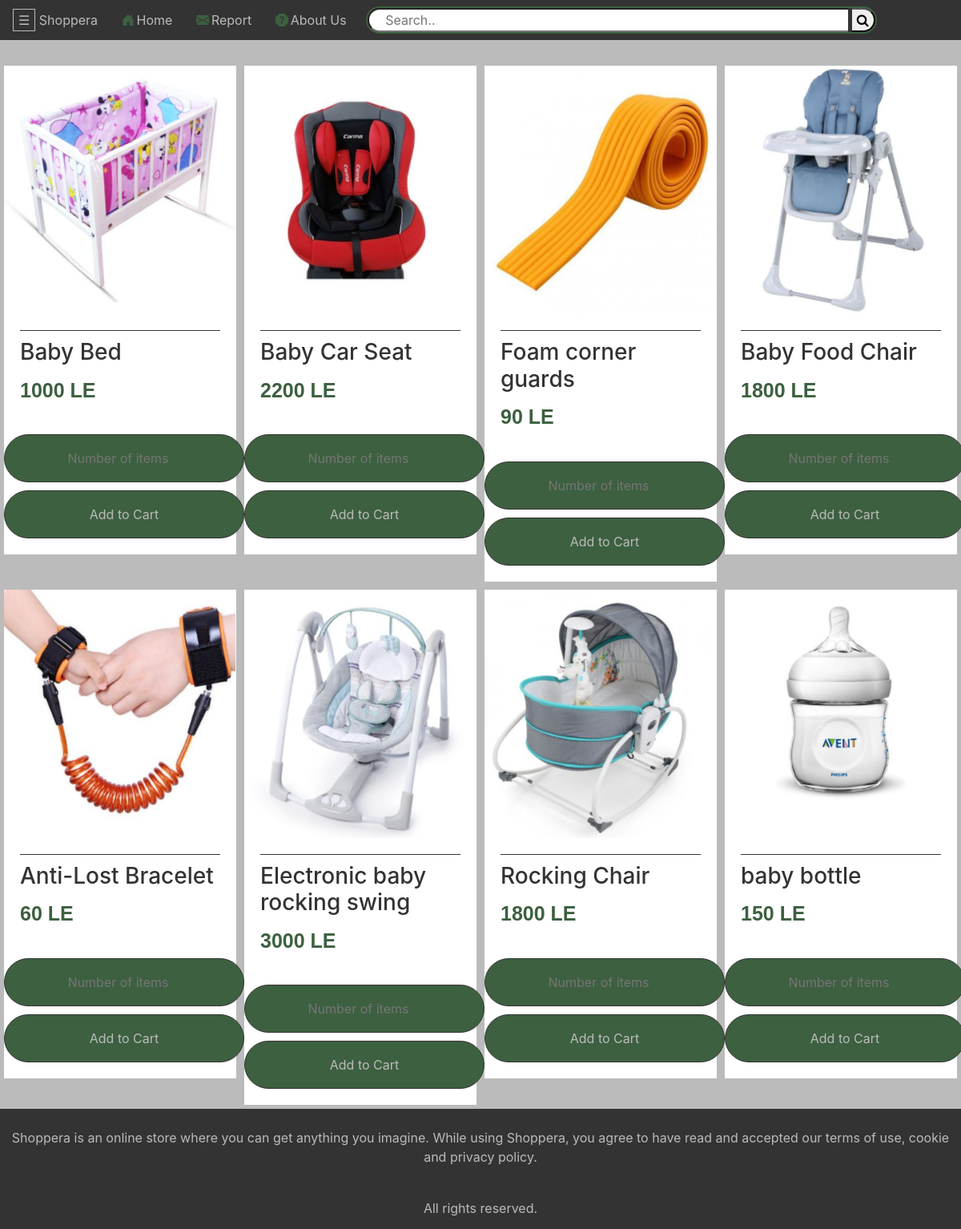
The page /Baby_care.php on the database its author committed.
### tables this page shows
CREATE TABLE `products` (
  `id` int(11) NOT NULL,
  `seller_id` int(11) DEFAULT NULL,
  `name` char(225) NOT NULL,
  `description` text NOT NULL,
  `keywords` text NOT NULL,
  `category` varchar(225) NOT NULL,
  `count` int(11) NOT NULL,
  `price` int(11) NOT NULL,
  `image` mediumblob NOT NULL,
  `checked` int(11) NOT NULL DEFAULT '0'
);

### includes/class-autoload.inc.php (called while the page is built, shortened)
<?php
function myAutoLoader($className){
  $url = $_SERVER['HTTP_HOST'] . $_SERVER['REQUEST_URI'];
  if(strpos($url, 'includes') !== false){
    $path = '../classes/';
  }else{
    $path = 'classes/';
  }
  $extension = '.php';
}

### classes/db.php (called while the page is built, shortened)
<?php
class db{
  private $host = "localhost";
  private $user = "proj";
  private $pwd = "zap";
  private $dbName = "eCommerce";
  public function connect(){
    $dsn = 'mysql:host=' . $this->host . ';dbname=' . $this->dbName;
    $pdo = new PDO($dsn, $this->user, $this->pwd);
    $pdo->setAttribute(PDO::ATTR_ERRMODE, PDO::ERRMODE_EXCEPTION);
    $pdo->setAttribute(PDO::ATTR_DEFAULT_FETCH_MODE, PDO::FETCH_ASSOC);
    return $pdo;
  }
}

### classes/Controller.php (called while the page is built, shortened)
<?php
class Controller{
public static function category($theValue){
	$mPDO=new db();
   $q='SELECT * FROM `products` WHERE ' . 'category' . ' LIKE  ' . "'$theValue'";
   $prepare=$mPDO->connect()->prepare($q);
	 return $prepare;
}
}

### classes/product.php (called while the page is built, shortened)
<?php
class Product {
private $name;
private $id;
private $price;
private $img;
private $count;
public function __construct($id = null,$name = null,$category = null,$price = null,$count = null,
$img = null,$keywords = null,$description = null){
  if($id != null || $name != null || $category != null || $price != null || $count != null ||
  $img != null || $keywords != null || $description != null)
  {
    $this->id = $id;
    $this->name=$name;
    $this->price=$price;
    $this->count=$count;
    $this->img=$img;
  }
}
public function getName(){
  return $this->name;
}
public function getPrice(){
  return $this->price;
}
public function getImage(){
  return $this->img;
}
public function getCount(){
  return $this->count;
}
public function getID(){
  return $this->id;
}
}

### classes/session.php (called while the page is built, shortened)
<?php
class Session{
  public static function get($key)
      {
            if (isset($_SESSION[$key])) {
                return $_SESSION[$key];
            } else {
                return false;
            }
        }
}
 ?>

### includes/prodFun.php (the view, shortened to what this page needs)
<?php
include_once ("class-autoload.inc.php");
 function displayProduct($product){
  echo '<div class = "col-md-3">
         <div class="card">
         <a href="details.php?id='.$product->getID().'">
         <img src="images/'.$product->getImage().'" class="card-img-top" alt="product"/>
         </a>
         <div class="card-body">
         <h3 class="card-title">' .$product->getName().'</h3>
         <p class="item-price"> '.$product->getPrice().' LE</p>';
         echo '</div>';
}
function displayCartButton($product){
  if(Session::get('customer_id') != false){
  echo ' <div class="add-btn" id = "card_form">
         <form method = "post" action ="includes/cartFun.php?action=add&id='.$product->getID().'"/>
          <input class="card-btn2" placeholder="Number of items" type="number" id="quantity" name="qty" min="1" max =
          '.$product->getCount().'>
         <input type ="hidden" name = "item_number" value ='.$product->getID().'/>
         <input type ="hidden" name = "price" value ='.$product->getPrice().'/>
         <input type ="hidden" name = "name" value ='.$product->getName().'/>
           <input type ="hidden" name = "image" value ='.base64_encode($product->getImage()).'/>
           <button type = "submit" name="add_to_cart" class="card-btn">Add to Cart</button>
         </form>
         </div>
         </div></div>';
}else {
  echo ' <div class="add-btn" id = "card_form">
         <form method = "post" action ="Login.php"/>
          <input class="card-btn2" placeholder="Number of items" type="number" id="quantity" name="qty" min="1" max =
          '.$product->getCount().'>
         <input type ="hidden" name = "item_number" value ='.$product->getID().'/>
         <input type ="hidden" name = "price" value ='.$product->getPrice().'/>
         <input type ="hidden" name = "name" value ='.$product->getName().'/>
           <input type ="hidden" name = "image" value ='.base64_encode($product->getImage()).'/>
           <button type = "submit" name="add_to_cart" class="card-btn">Add to Cart</button>
         </form>
         </div>
         </div></div>';
}
}
function displayProductsByCategory($theValue){
 $prepare = Controller::category($theValue);
  $prepare->execute();
  while($r=$prepare->fetch(PDO::FETCH_ASSOC)){
    $product=new Product($r['id'],$r['name'],$r['category'],
   $r['price'],$r['count'],$r['image'],$r['keywords'],$r['description']);
   if($r['count'] != 0){
   displayProduct($product);
   displayCartButton($product);}
   }
return true;
  }

### css/main.css (style rules this page uses)
body { background-color: #BBB; width: 100%; overflow-x: hidden; }
.col-md-3 { border:none; padding: 0; border-radius: 0; }
.card { border:none; border-radius: 0; margin: 5px; background-color: white; color: #333; padding-bottom: 20px; }
.card-title { text-align: left; padding-top: 10px; border-top: 1px solid #333; border-width: 80%; }
.item-price { color:rgb(61,96,64); font-family: "Lucida Handwriting", Arial; font-weight: bold; font-size: 25px; text-align: left; }
.add-btn { text-align: center; }
.card-btn,.card-btn2 { background-color: rgb(61,96,64); outline: none !important; text-align: center; display: block; margin: auto; color: #BBB; width:300px; height: 60px; border: 1px solid #333; border-radius: 50px; }
.card-btn2 { margin-bottom: 10px; }
.card a { color:#BBB; }
.card img { width:100%; height: 310px; }

### css/Header.css (style rules this page uses)
a { color: #BBB; }

### rows shown on the page
products: image (picture), name "Baby Bed", price "1000"
products: image (picture), name "Baby Car Seat", price "2200"
products: image (picture), name "Foam corner guards", price "90"
products: image (picture), name "Baby Food Chair", price "1800"
products: image (picture), name "Anti-Lost Bracelet", price "60"
products: image (picture), name "Electronic baby rocking swing", price "3000"
products: image (picture), name "Rocking Chair", price "1800"
products: image (picture), name "baby bottle", price "150"
